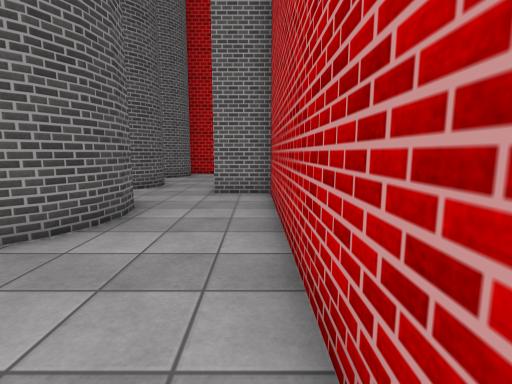
view 1 (above)

16 first-person views from a walk through a 3-D level made in the Unity game engine. The camera is 1.3 m above the floor, tilts 8° down and sees 85° across. Doors are open. The floor is counted in squares, 1 m on a side. Each view is taken from the middle of a square. On the plan, view 1 faces up. The plan holds only what a view shows up to about 13 squares ahead; the rest is blank. The place goes on beyond the plan. The player character is not drawn. Surface patterns are stand-ins for the level's own textures.

view 2
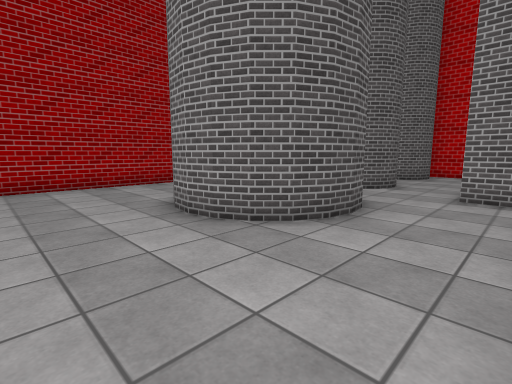

view 3
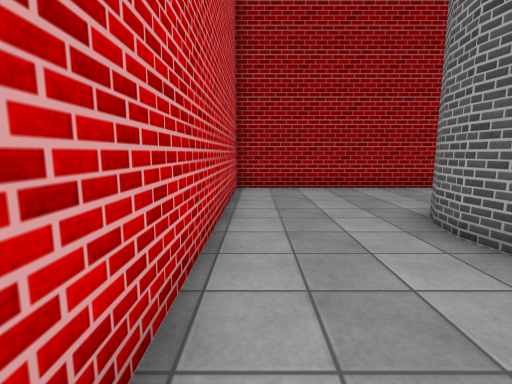

view 4
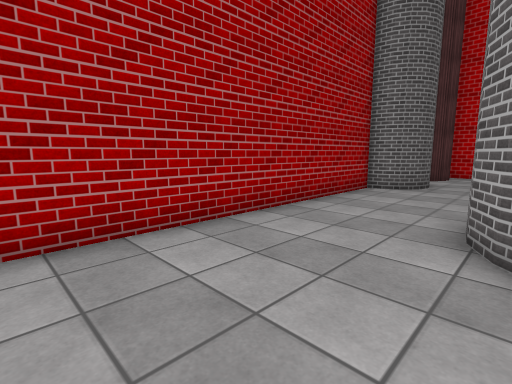

view 5
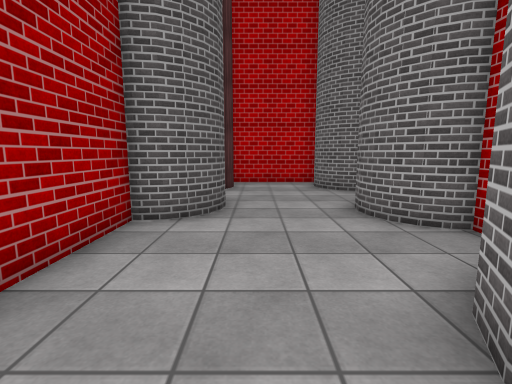

view 6
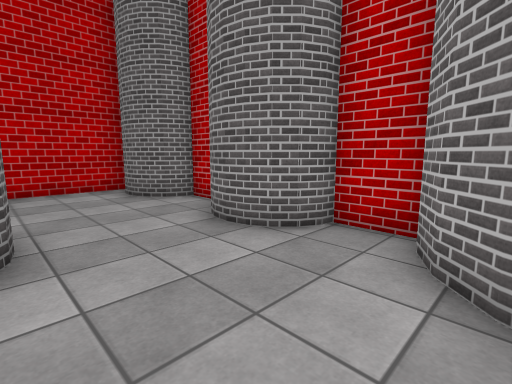

view 7
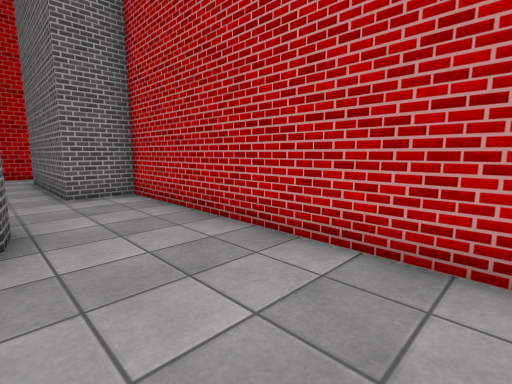

view 8
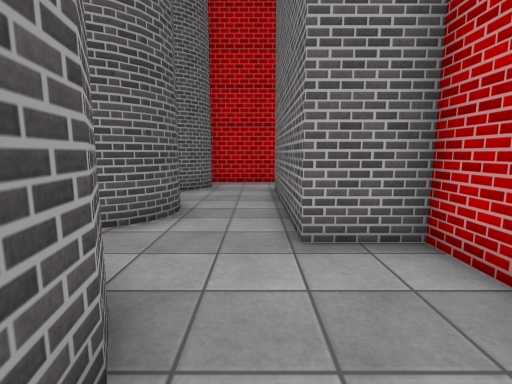

view 9
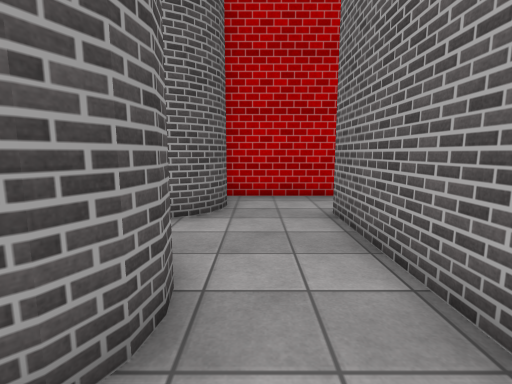

view 10
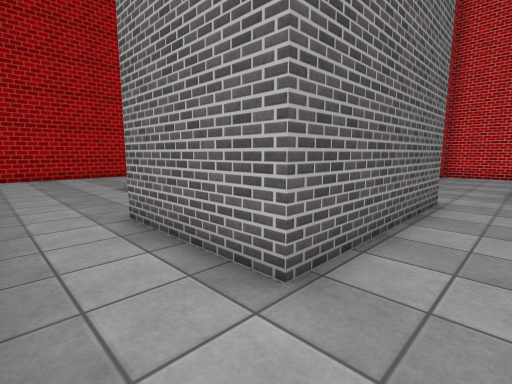

view 11
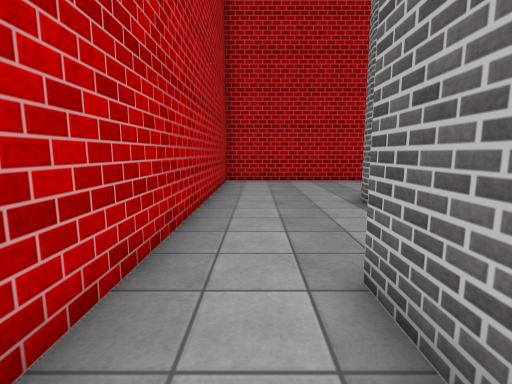

view 12
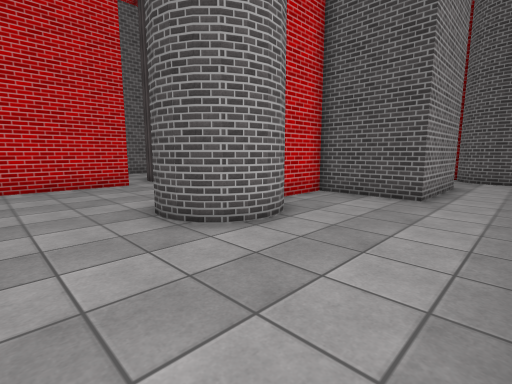

view 13
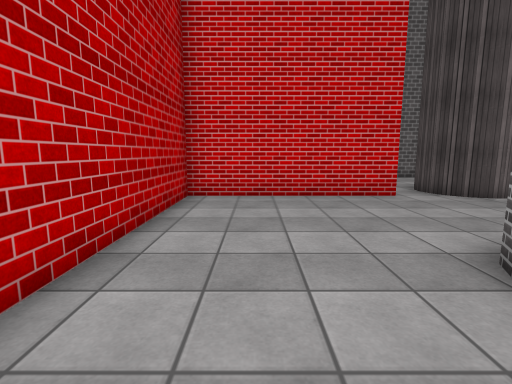

view 14
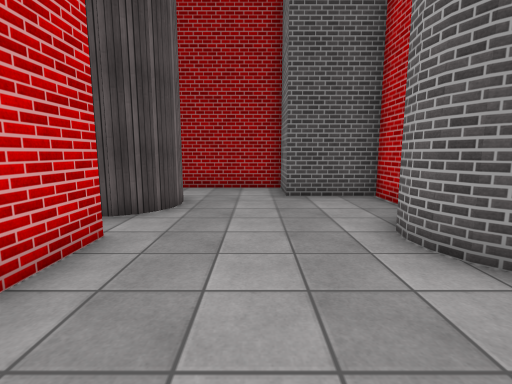

view 15
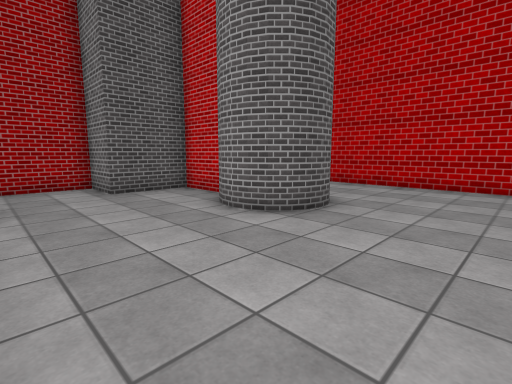

view 16
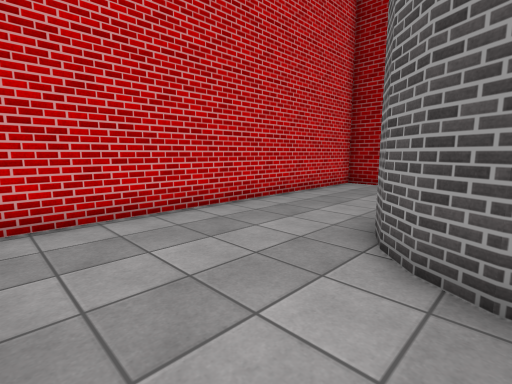

### Floor plan
Points are (right, up) in squares from view 1. A wall is a line through its corners. A room is listed if a view was taken in it or the views show most of it. See-through windows are left out.
Room 1 (views 1, 2, 3, 4, 5, 6, 7, 8, 9, 10, 16)
walls: (-7.6, 6.5) (-7.2, 7.1) (-6.7, 7.7) (-5.9, 8); (-5.3, 8.1) (-5.3, 9.6) (-5.9, 9.7) (-6.6, 10.4); (-5.7, 9.7) (-6.3, 10); (-6.4, 10.2) (-6.8, 10.8); (-6.6, 10.6) (-6.8, 11.3); (-6.7, 11.1) (-6.6, 11.5) (-6.4, 12); (-7.2, 4.1) (-7.6, 4.9) (-7.7, 5.7); (-3.2, 7.1) (-2.8, 6.4) (-2.7, 5.6) (-2.8, 4.9) (-3.2, 4.2) (-3.7, 3.6) (-4.4, 3.3) (-5.2, 3.1) (-6, 3.3) (-6.8, 3.7); (-10.1, 10.7) (-10.8, 10.3); (-3.8, 10.6) (-4, 10.2); (-10.5, 10.4) (-11.4, 10.2) (-11.4, -0.7) (-0.1, -0.7); (-9.9, 11.1) (-10.4, 10.5); (-3.7, 11.2) (-3.8, 10.4) (-4.4, 9.8); (-9.7, 11.9) (-9.8, 11.3) (-10, 10.9); (-3.7, 11.7) (-3.6, 11.1); (-5.3, 13.4) (-5.3, 14.5); (-5.6, 14.4) (-6.1, 14.6) (-6.6, 15.2); (-6.4, 15) (-6.8, 15.6); (-4.1, 14.8) (-4.8, 14.4); (-6.6, 15.4) (-6.7, 15.9) (-6.6, 16.3); (-9.9, 15.4) (-10.1, 15); (-3.7, 15.6) (-4, 15) (-4.3, 14.7); (-9.8, 15.9) (-10, 15.2) (-10.5, 14.7); (-3.8, 16.5) (-3.7, 15.9) (-3.8, 15.4); (-6.2, 17.4) (-10, 17.4); (-1.6, 17.4) (-4, 17.4); (0.5, 0) (0.5, 8.9) (-1.3, 8.9) (-1.3, 14.9)
ways out: opening at (-2, 16.5) to room 2
Room 2 (views 11, 12, 13, 14, 15)
walls: (6.9, 10.3) (6.5, 10.3) (6, 10.6); (7.4, 10.3) (6.7, 10.2); (8.3, 11.1) (7.6, 10.4); (8.4, 12.2) (8.4, 11.8) (8.4, 11.3) (8, 10.7) (7.2, 10.2); (4.8, 11.6) (2.6, 11.6); (6, 13) (6.5, 13.2) (6.9, 13.3) (7.4, 13.2); (7.6, 13.2) (8.2, 12.6); (7.2, 13.3) (8, 12.9) (8.5, 12); (6.6, 5.6) (13.1, 5.6) (13.1, 17.4) (1.4, 17.4); (2.6, 11.8) (4.6, 11.8); (4.2, 6.1) (4.8, 5.8) (5.3, 5.3); (3.4, 6) (4, 6.1) (4.4, 6); (-1.3, 14.9) (2.7, 14.9) (2.7, 8.9) (0.6, 8.9) (0.6, 6.4); (-0.6, 17.4) (-1.6, 17.4)
ways out: opening at (-2, 16.5) to room 1; opening at (2, 6); opening at (6, 5)

Where each view was taken, in squares from view 1:
view 1: 0 up, 0 right, facing up
view 2: 0 up, 0 right, facing up-left
view 3: 0 up, 1 left, facing left
view 4: 0 up, 7 left, facing up-left
view 5: 5 up, 9 left, facing up
view 6: 7 up, 10 left, facing up-right
view 7: 0 up, 3 left, facing up-right
view 8: 5 up, 2 left, facing up
view 9: 9 up, 3 left, facing up
view 10: 17 up, 3 left, facing down-right
view 11: 16 up, 0 right, facing right
view 12: 17 up, 11 right, facing down-left
view 13: 14 up, 11 right, facing down
view 14: 8 up, 11 right, facing left
view 15: 6 up, 12 right, facing up-left
view 16: 5 up, 0 right, facing down-left
